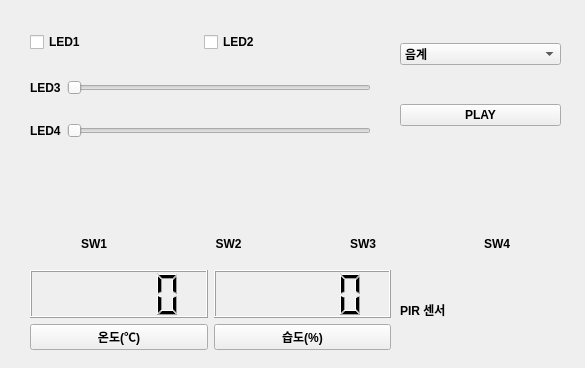
<?xml version="1.0" encoding="UTF-8"?>
<ui version="4.0">
 <class>widget</class>
 <widget class="QWidget" name="widget">
  <property name="geometry">
   <rect>
    <x>0</x>
    <y>0</y>
    <width>585</width>
    <height>368</height>
   </rect>
  </property>
  <property name="windowTitle">
   <string>widget</string>
  </property>
  <widget class="QWidget" name="layoutWidget">
   <property name="geometry">
    <rect>
     <x>30</x>
     <y>10</y>
     <width>341</width>
     <height>151</height>
    </rect>
   </property>
   <layout class="QVBoxLayout" name="verticalLayout">
    <item>
     <layout class="QHBoxLayout" name="horizontalLayout">
      <item>
       <widget class="QCheckBox" name="checkBox_LED1">
        <property name="font">
         <font>
          <weight>75</weight>
          <bold>true</bold>
         </font>
        </property>
        <property name="text">
         <string>LED1</string>
        </property>
       </widget>
      </item>
      <item>
       <widget class="QCheckBox" name="checkBox_LED2">
        <property name="font">
         <font>
          <weight>75</weight>
          <bold>true</bold>
         </font>
        </property>
        <property name="text">
         <string>LED2</string>
        </property>
       </widget>
      </item>
     </layout>
    </item>
    <item>
     <layout class="QHBoxLayout" name="horizontalLayout_2">
      <item>
       <widget class="QLabel" name="label_LED3">
        <property name="font">
         <font>
          <weight>75</weight>
          <bold>true</bold>
         </font>
        </property>
        <property name="text">
         <string>LED3</string>
        </property>
       </widget>
      </item>
      <item>
       <widget class="QSlider" name="Slider_LED3">
        <property name="orientation">
         <enum>Qt::Horizontal</enum>
        </property>
       </widget>
      </item>
     </layout>
    </item>
    <item>
     <layout class="QHBoxLayout" name="horizontalLayout_3">
      <item>
       <widget class="QLabel" name="label_LED4">
        <property name="font">
         <font>
          <weight>75</weight>
          <bold>true</bold>
         </font>
        </property>
        <property name="text">
         <string>LED4</string>
        </property>
       </widget>
      </item>
      <item>
       <widget class="QSlider" name="Slider_LED4">
        <property name="orientation">
         <enum>Qt::Horizontal</enum>
        </property>
       </widget>
      </item>
     </layout>
    </item>
   </layout>
  </widget>
  <widget class="QWidget" name="layoutWidget">
   <property name="geometry">
    <rect>
     <x>400</x>
     <y>10</y>
     <width>161</width>
     <height>151</height>
    </rect>
   </property>
   <layout class="QVBoxLayout" name="verticalLayout_2">
    <item>
     <widget class="QComboBox" name="comboBox_sel">
      <property name="font">
       <font>
        <weight>75</weight>
        <bold>true</bold>
       </font>
      </property>
      <item>
       <property name="text">
        <string>음계</string>
       </property>
      </item>
      <item>
       <property name="text">
        <string>스타워즈</string>
       </property>
      </item>
     </widget>
    </item>
    <item>
     <widget class="QPushButton" name="pushButton_play">
      <property name="font">
       <font>
        <weight>75</weight>
        <bold>true</bold>
       </font>
      </property>
      <property name="text">
       <string>PLAY</string>
      </property>
     </widget>
    </item>
   </layout>
  </widget>
  <widget class="QWidget" name="layoutWidget_2">
   <property name="geometry">
    <rect>
     <x>30</x>
     <y>170</y>
     <width>531</width>
     <height>91</height>
    </rect>
   </property>
   <layout class="QHBoxLayout" name="horizontalLayout_4">
    <item>
     <layout class="QVBoxLayout" name="verticalLayout_3">
      <property name="sizeConstraint">
       <enum>QLayout::SetDefaultConstraint</enum>
      </property>
      <item>
       <widget class="QLabel" name="label_SW_PIC1">
        <property name="enabled">
         <bool>false</bool>
        </property>
        <property name="minimumSize">
         <size>
          <width>71</width>
          <height>51</height>
         </size>
        </property>
        <property name="text">
         <string/>
        </property>
        <property name="pixmap">
         <pixmap resource="resource.qrc">:/image/led_50x50.png</pixmap>
        </property>
        <property name="alignment">
         <set>Qt::AlignCenter</set>
        </property>
       </widget>
      </item>
      <item>
       <widget class="QLabel" name="label_SW_TEXT1">
        <property name="font">
         <font>
          <weight>75</weight>
          <bold>true</bold>
         </font>
        </property>
        <property name="text">
         <string>SW1</string>
        </property>
        <property name="alignment">
         <set>Qt::AlignCenter</set>
        </property>
       </widget>
      </item>
     </layout>
    </item>
    <item>
     <layout class="QVBoxLayout" name="verticalLayout_4">
      <item>
       <widget class="QLabel" name="label_SW_PIC2">
        <property name="enabled">
         <bool>false</bool>
        </property>
        <property name="minimumSize">
         <size>
          <width>71</width>
          <height>51</height>
         </size>
        </property>
        <property name="text">
         <string/>
        </property>
        <property name="pixmap">
         <pixmap resource="resource.qrc">:/image/led_50x50.png</pixmap>
        </property>
        <property name="alignment">
         <set>Qt::AlignCenter</set>
        </property>
       </widget>
      </item>
      <item>
       <widget class="QLabel" name="label_SW_TEXT2">
        <property name="font">
         <font>
          <weight>75</weight>
          <bold>true</bold>
         </font>
        </property>
        <property name="text">
         <string>SW2</string>
        </property>
        <property name="alignment">
         <set>Qt::AlignCenter</set>
        </property>
       </widget>
      </item>
     </layout>
    </item>
    <item>
     <layout class="QVBoxLayout" name="verticalLayout_5">
      <item>
       <widget class="QLabel" name="label_SW_PIC3">
        <property name="enabled">
         <bool>false</bool>
        </property>
        <property name="minimumSize">
         <size>
          <width>71</width>
          <height>51</height>
         </size>
        </property>
        <property name="text">
         <string/>
        </property>
        <property name="pixmap">
         <pixmap resource="resource.qrc">:/image/led_50x50.png</pixmap>
        </property>
        <property name="alignment">
         <set>Qt::AlignCenter</set>
        </property>
       </widget>
      </item>
      <item>
       <widget class="QLabel" name="label_SW_TEXT3">
        <property name="font">
         <font>
          <weight>75</weight>
          <bold>true</bold>
         </font>
        </property>
        <property name="text">
         <string>SW3</string>
        </property>
        <property name="alignment">
         <set>Qt::AlignCenter</set>
        </property>
       </widget>
      </item>
     </layout>
    </item>
    <item>
     <layout class="QVBoxLayout" name="verticalLayout_6">
      <item>
       <widget class="QLabel" name="label_SW_PIC4">
        <property name="enabled">
         <bool>false</bool>
        </property>
        <property name="minimumSize">
         <size>
          <width>71</width>
          <height>51</height>
         </size>
        </property>
        <property name="layoutDirection">
         <enum>Qt::LeftToRight</enum>
        </property>
        <property name="text">
         <string/>
        </property>
        <property name="pixmap">
         <pixmap resource="resource.qrc">:/image/led_50x50.png</pixmap>
        </property>
        <property name="alignment">
         <set>Qt::AlignCenter</set>
        </property>
       </widget>
      </item>
      <item>
       <widget class="QLabel" name="label_SW_TEXT4">
        <property name="font">
         <font>
          <weight>75</weight>
          <bold>true</bold>
         </font>
        </property>
        <property name="layoutDirection">
         <enum>Qt::LeftToRight</enum>
        </property>
        <property name="text">
         <string>SW4</string>
        </property>
        <property name="alignment">
         <set>Qt::AlignCenter</set>
        </property>
       </widget>
      </item>
     </layout>
    </item>
   </layout>
  </widget>
  <widget class="QWidget" name="horizontalLayoutWidget">
   <property name="geometry">
    <rect>
     <x>30</x>
     <y>270</y>
     <width>361</width>
     <height>80</height>
    </rect>
   </property>
   <layout class="QHBoxLayout" name="horizontalLayout_5">
    <item>
     <layout class="QVBoxLayout" name="verticalLayout_7">
      <item>
       <widget class="QLCDNumber" name="lcdNumber_1"/>
      </item>
      <item>
       <widget class="QPushButton" name="tempButton">
        <property name="font">
         <font>
          <weight>75</weight>
          <bold>true</bold>
         </font>
        </property>
        <property name="text">
         <string>온도(℃)</string>
        </property>
       </widget>
      </item>
     </layout>
    </item>
    <item>
     <layout class="QVBoxLayout" name="verticalLayout_8">
      <item>
       <widget class="QLCDNumber" name="lcdNumber_2"/>
      </item>
      <item>
       <widget class="QPushButton" name="humiButton">
        <property name="font">
         <font>
          <weight>75</weight>
          <bold>true</bold>
         </font>
        </property>
        <property name="text">
         <string>습도(%)</string>
        </property>
       </widget>
      </item>
     </layout>
    </item>
   </layout>
  </widget>
  <widget class="QWidget" name="horizontalLayoutWidget_2">
   <property name="geometry">
    <rect>
     <x>400</x>
     <y>270</y>
     <width>160</width>
     <height>80</height>
    </rect>
   </property>
   <layout class="QHBoxLayout" name="horizontalLayout_6">
    <item>
     <widget class="QLabel" name="labelPir">
      <property name="font">
       <font>
        <weight>75</weight>
        <bold>true</bold>
       </font>
      </property>
      <property name="text">
       <string>PIR 센서</string>
      </property>
     </widget>
    </item>
    <item>
     <widget class="QLabel" name="PirSensor">
      <property name="enabled">
       <bool>false</bool>
      </property>
      <property name="text">
       <string/>
      </property>
      <property name="pixmap">
       <pixmap resource="resource.qrc">:/image/motion-sensor.png</pixmap>
      </property>
     </widget>
    </item>
   </layout>
  </widget>
 </widget>
 <resources>
  <include location="resource.qrc"/>
 </resources>
 <connections/>
</ui>
